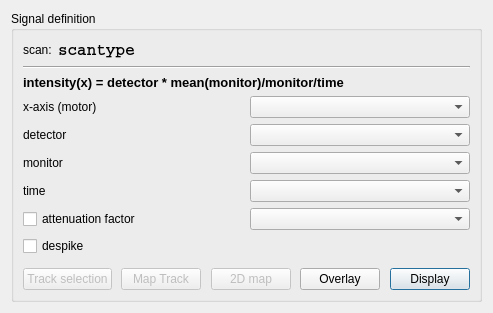
<?xml version="1.0" encoding="UTF-8"?>
<ui version="4.0">
 <class>observableDefinition</class>
 <widget class="QWidget" name="observableDefinition">
  <property name="geometry">
   <rect>
    <x>0</x>
    <y>0</y>
    <width>493</width>
    <height>313</height>
   </rect>
  </property>
  <property name="windowTitle">
   <string>Observable definition</string>
  </property>
  <layout class="QGridLayout" name="gridLayout_2">
   <item row="0" column="0">
    <widget class="QGroupBox" name="groupBox">
     <property name="title">
      <string>Signal definition</string>
     </property>
     <layout class="QGridLayout" name="gridLayout">
      <item row="0" column="0">
       <layout class="QVBoxLayout" name="verticalLayout">
        <item>
         <layout class="QHBoxLayout" name="horizontalLayout_16">
          <item>
           <widget class="QLabel" name="label_2">
            <property name="text">
             <string>scan:</string>
            </property>
           </widget>
          </item>
          <item>
           <widget class="QLabel" name="scantype">
            <property name="font">
             <font>
              <family>Courier</family>
              <pointsize>12</pointsize>
              <weight>75</weight>
              <bold>true</bold>
             </font>
            </property>
            <property name="text">
             <string>scantype</string>
            </property>
           </widget>
          </item>
          <item>
           <spacer name="horizontalSpacer_3">
            <property name="orientation">
             <enum>Qt::Horizontal</enum>
            </property>
            <property name="sizeHint" stdset="0">
             <size>
              <width>40</width>
              <height>20</height>
             </size>
            </property>
           </spacer>
          </item>
         </layout>
        </item>
        <item>
         <widget class="Line" name="line">
          <property name="orientation">
           <enum>Qt::Horizontal</enum>
          </property>
         </widget>
        </item>
        <item>
         <widget class="QLabel" name="label">
          <property name="font">
           <font>
            <pointsize>10</pointsize>
            <weight>75</weight>
            <bold>true</bold>
           </font>
          </property>
          <property name="text">
           <string>intensity(x) = detector * mean(monitor)/monitor/time</string>
          </property>
         </widget>
        </item>
        <item>
         <layout class="QHBoxLayout" name="horizontalLayout_2">
          <item>
           <widget class="QLabel" name="label_3">
            <property name="text">
             <string>x-axis (motor)</string>
            </property>
           </widget>
          </item>
          <item>
           <widget class="QComboBox" name="motorCB"/>
          </item>
         </layout>
        </item>
        <item>
         <layout class="QHBoxLayout" name="horizontalLayout_3">
          <item>
           <widget class="QLabel" name="label_10">
            <property name="text">
             <string>detector</string>
            </property>
           </widget>
          </item>
          <item>
           <widget class="QComboBox" name="observableDetectorCB"/>
          </item>
         </layout>
        </item>
        <item>
         <layout class="QHBoxLayout" name="horizontalLayout_4">
          <item>
           <widget class="QLabel" name="label_11">
            <property name="text">
             <string>monitor</string>
            </property>
           </widget>
          </item>
          <item>
           <widget class="QComboBox" name="observableMonitorCB"/>
          </item>
         </layout>
        </item>
        <item>
         <layout class="QHBoxLayout" name="horizontalLayout_6">
          <item>
           <widget class="QLabel" name="label_13">
            <property name="text">
             <string>time</string>
            </property>
           </widget>
          </item>
          <item>
           <widget class="QComboBox" name="observableTimeCB"/>
          </item>
         </layout>
        </item>
        <item>
         <layout class="QHBoxLayout" name="horizontalLayout_5">
          <item>
           <widget class="QCheckBox" name="observableAttFaccheck">
            <property name="text">
             <string>attenuation factor</string>
            </property>
           </widget>
          </item>
          <item>
           <widget class="QComboBox" name="observableAttFacCB"/>
          </item>
         </layout>
        </item>
        <item>
         <widget class="QCheckBox" name="despikeCheckBox">
          <property name="text">
           <string>despike</string>
          </property>
          <property name="tristate">
           <bool>false</bool>
          </property>
         </widget>
        </item>
        <item>
         <spacer name="verticalSpacer">
          <property name="orientation">
           <enum>Qt::Vertical</enum>
          </property>
          <property name="sizeHint" stdset="0">
           <size>
            <width>20</width>
            <height>40</height>
           </size>
          </property>
         </spacer>
        </item>
        <item>
         <layout class="QHBoxLayout" name="horizontalLayout">
          <item>
           <widget class="QPushButton" name="trackData">
            <property name="enabled">
             <bool>false</bool>
            </property>
            <property name="text">
             <string>Track selection</string>
            </property>
           </widget>
          </item>
          <item>
           <spacer name="horizontalSpacer_6">
            <property name="orientation">
             <enum>Qt::Horizontal</enum>
            </property>
            <property name="sizeHint" stdset="0">
             <size>
              <width>40</width>
              <height>20</height>
             </size>
            </property>
           </spacer>
          </item>
          <item>
           <widget class="QPushButton" name="maptracks">
            <property name="enabled">
             <bool>false</bool>
            </property>
            <property name="text">
             <string>Map Track</string>
            </property>
           </widget>
          </item>
          <item>
           <spacer name="horizontalSpacer">
            <property name="orientation">
             <enum>Qt::Horizontal</enum>
            </property>
            <property name="sizeHint" stdset="0">
             <size>
              <width>40</width>
              <height>20</height>
             </size>
            </property>
           </spacer>
          </item>
          <item>
           <widget class="QPushButton" name="showScanProfile">
            <property name="enabled">
             <bool>false</bool>
            </property>
            <property name="text">
             <string>2D map</string>
            </property>
           </widget>
          </item>
          <item>
           <spacer name="horizontalSpacer_5">
            <property name="orientation">
             <enum>Qt::Horizontal</enum>
            </property>
            <property name="sizeHint" stdset="0">
             <size>
              <width>40</width>
              <height>20</height>
             </size>
            </property>
           </spacer>
          </item>
          <item>
           <widget class="QPushButton" name="overlayBtn">
            <property name="text">
             <string>Overlay</string>
            </property>
           </widget>
          </item>
          <item>
           <spacer name="horizontalSpacer_4">
            <property name="orientation">
             <enum>Qt::Horizontal</enum>
            </property>
            <property name="sizeHint" stdset="0">
             <size>
              <width>40</width>
              <height>20</height>
             </size>
            </property>
           </spacer>
          </item>
          <item>
           <widget class="QPushButton" name="obsDisplayBtn">
            <property name="text">
             <string>Display</string>
            </property>
            <property name="default">
             <bool>true</bool>
            </property>
           </widget>
          </item>
         </layout>
        </item>
       </layout>
      </item>
     </layout>
     <zorder></zorder>
    </widget>
   </item>
  </layout>
 </widget>
 <resources/>
 <connections/>
</ui>
